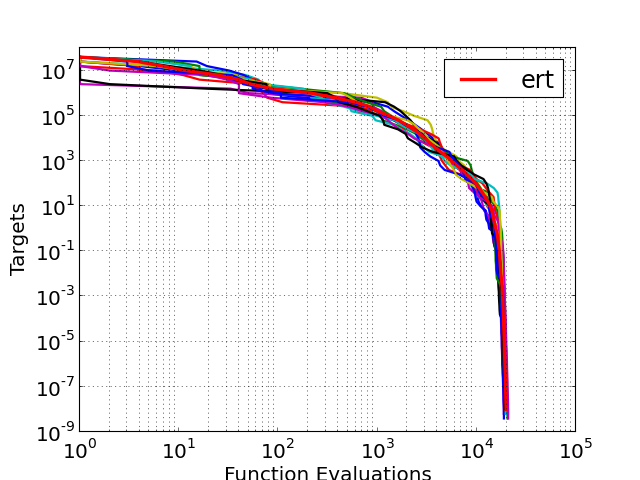

This chart was generated by the following Python code:
#!/usr/bin/env python
# -*- coding: utf-8 -*-

import urllib
import tarfile
from pylab import *
ion() # may be needed for figures to be shown when executing the script

import bbob_pproc as bb

# Collect and unarchive data (3.4MB)
dataurl = 'http://coco.lri.fr/BBOB2009/pythondata/BIPOP-CMA-ES.tar.gz'
filename, headers = urllib.urlretrieve(dataurl)
archivefile = tarfile.open(filename)
archivefile.extractall()

ds = bb.load('BBOB2009pythondata/BIPOP-CMA-ES/ppdata_f002_20.pickle')
d = ds[0] # store the first element of ds in d for convenience

# Plot target precision versus function evaluations
targets = d.evals[:, 0]
evals =  d.evals[:, 1:]
nbrows, nbruns = evals.shape
for i in range(0, nbruns):
    loglog(evals[:, i], targets)
grid()
xlabel('Function Evaluations')
ylabel('Targets')
loglog(d.ert[d.target>=1e-8], d.target[d.target>=1e-8], lw=3,
       color='r', label='ert')
legend()
